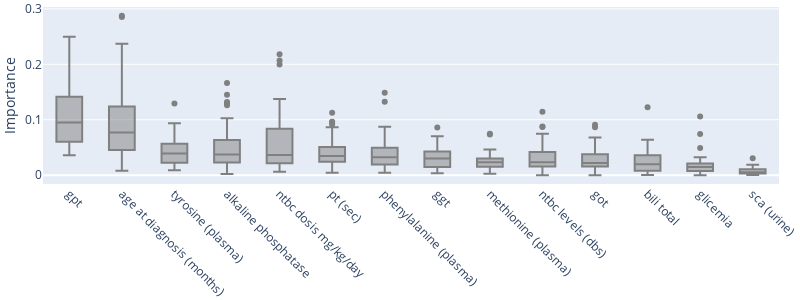

The notebook cell this image was saved under:
### Code cell
import plotly.express as px
import numpy as np

df_ranks_long = df_ranks_abnormal.T
order = df_ranks_long.rank(axis="columns", ascending=False).median(axis="rows").sort_values().index
#df_ranks_long["auc_score"] = AUCs
df = df_ranks_long
import plotly.graph_objects as go

# Calculate the median of each variable and sort the columns in descending order
median_values = df.median().sort_values(ascending=False)
sorted_columns = median_values.index

# Create a list to store the box traces
box_traces = []

# Iterate over each sorted column
for column in sorted_columns:
    # Create a box trace for each variable
    box_trace = go.Box(
        y=df[column],
        name=column,
        marker_color='gray',  # Set the marker color to gray
        showlegend=False  # Hide the legend
    )
    # Add the box trace to the list
    box_traces.append(box_trace)

# Create the layout
layout = go.Layout(
    yaxis=dict(
        title='Importance'
    ),
    xaxis=dict(
        tickangle=45,  # Rotate the x-axis labels by 45 degrees
    ),
    autosize=False,  # Turn off autosizing
    width=800,  # Set the width of the figure
    height=300,  # Set the height of the figure
    margin=dict(
        l=0,  # Set left margin to 0
        r=0,  # Set right margin to 0
        t=0,  # Set top margin to 0
        b=0  # Set bottom margin to 0
    )
)

# Create the figure
fig = go.Figure(data=box_traces, layout=layout)

# Show the figure
fig.show()
